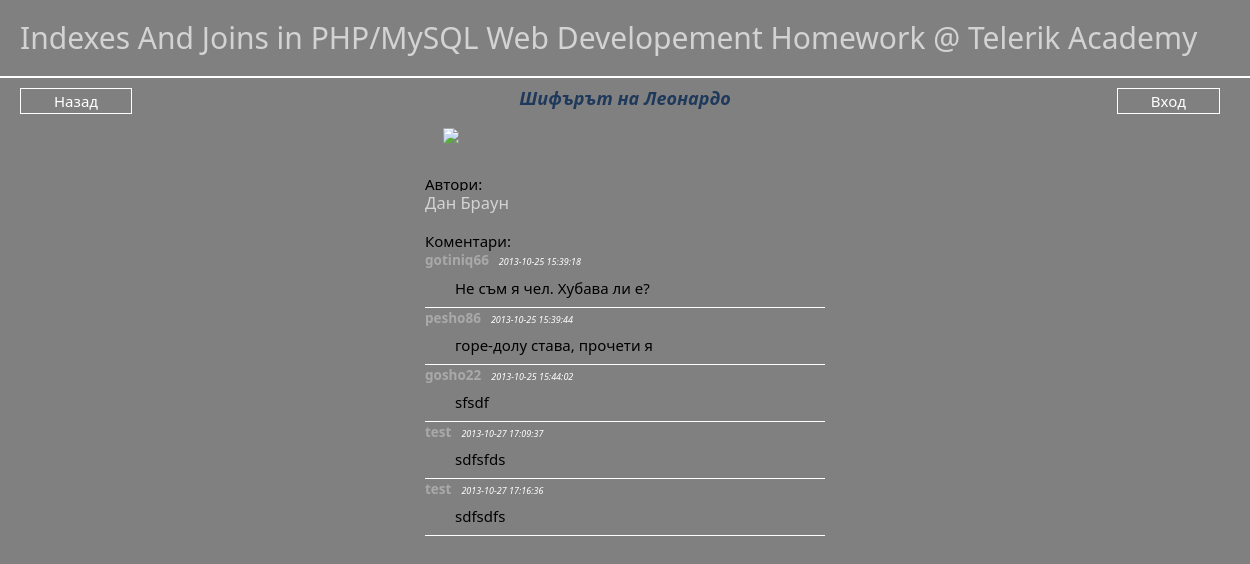
The app's page /homework5/book.php?book_id=4 with its own data.
### tables this page shows
CREATE TABLE IF NOT EXISTS `books` (
  `book_id` int(11) NOT NULL AUTO_INCREMENT,
  `book_title` varchar(50) NOT NULL,
  PRIMARY KEY (`book_id`)
);

CREATE TABLE IF NOT EXISTS `books_authors` (
  `book_id` int(11) NOT NULL,
  `author_id` int(11) NOT NULL
);

CREATE TABLE IF NOT EXISTS `authors` (
  `author_id` int(11) NOT NULL AUTO_INCREMENT,
  `author_name` varchar(50) NOT NULL,
  PRIMARY KEY (`author_id`)
);

CREATE TABLE IF NOT EXISTS `comments` (
  `comment_id` int(11) NOT NULL AUTO_INCREMENT,
  `comment_content` varchar(250) NOT NULL,
  `user_name` varchar(50) NOT NULL,
  `comment_date` datetime NOT NULL,
  PRIMARY KEY (`comment_id`)
);

### homework5/book.php (the view, shortened to what this page needs)
<?php
require './includes/globals.php';
include './includes/header.php';
if (!(isset($_SESSION['logged']) && $_SESSION['logged'] == TRUE)) {
   $displayLoginBtn = true;
}
else {
    $displayNewCommentSection = true;
    $displayLoginBtn = false;
    $displayLogoutBtn = true;
}
if (isset($_GET['book_id'])) {
    $book_id = intval(mysqli_real_escape_string($connection, trim($_GET['book_id'])));
}
else {
    header('Location: index.php');
    exit;
}
?>
<div id="go-back"><a href="index.php">Назад</a></div>
<div id="login-btn" style="display: <?php if ($displayLoginBtn) {
    echo 'inline-block';
}
else {
    echo 'none';
}
?>"><a href="login.php">Вход</a></div>
<div id="book-info-wrapper">
    <div class="book-title preview">
        <?php
            if ($connection) {
                if (isset($_GET['book_id']) && $book_id!='') {
                    $getBookNameQuery = mysqli_query($connection, 'SELECT book_id, book_title FROM books WHERE book_id='.$book_id.'');
                    $bookName = $getBookNameQuery->fetch_assoc();
                    echo $bookName['book_title'];
                }
                else {
                    echo 'Invalid Book id';
                }
            }
else    {
    echo 'No connection to database - '.mysqli_connect_error();
}
        ?>
    </div>
    <div id="book-cover"><img src="./imgs/book.png"/></div>
    <div id="authors-list"><p>Автори:</p>
        <?php
        if ($connection) {
            $getAllAuthorsForGivenBookIDQuery = mysqli_query($connection, 'SELECT * FROM authors INNER JOIN books_authors ON authors.author_id=books_authors.author_id INNER JOIN books ON books_authors.book_id=books.book_id WHERE books_authors.book_id="'.$book_id.'"');
            while ($row=  mysqli_fetch_assoc($getAllAuthorsForGivenBookIDQuery)) {
                echo '<p><a href="booksList.php?authorID='.$row['author_id'].'">'.$row['author_name'].'</a></p>';
            }
        }
        else {
            echo 'No connection to database - '.mysqli_connect_error();
        }
        ?>
    </div>
    <div id="comments-wrapper"><p>Коментари:</p>
            <?php
                    if ($connection) {
                        $getCommentQuery = mysqli_query($connection, 'SELECT * FROM comments INNER JOIN books_comments ON books_comments.comment_id=comments.comment_id WHERE book_id='.$book_id.' ');
                        while ($row=  mysqli_fetch_assoc($getCommentQuery)) {
                            echo '<div id="comment-author">'.$row['user_name'].'</div><div id="comment-date">'.$row['comment_date'].'</div><div id="comment-content">'.$row['comment_content'].'</div>';
                        }
                    }
            ?>
    </div>
</div>
<?php
include './includes/footer.php';
?>

### records on screen
books: book_title "Шифърът на Леонардо"
books_authors: author.author_name "Дан Браун"
comments: user_name "gotiniq66", comment_date "2013-10-25 15:39:18", comment_content "Не съм я чел. Хубава ли е?"
comments: user_name "pesho86", comment_date "2013-10-25 15:39:44", comment_content "горе-долу става, прочети я"
comments: user_name "gosho22", comment_date "2013-10-25 15:44:02", comment_content "sfsdf"
comments: user_name "test", comment_date "2013-10-27 17:09:37", comment_content "sdfsfds"
comments: user_name "test", comment_date "2013-10-27 17:16:36", comment_content "sdfsdfs"
